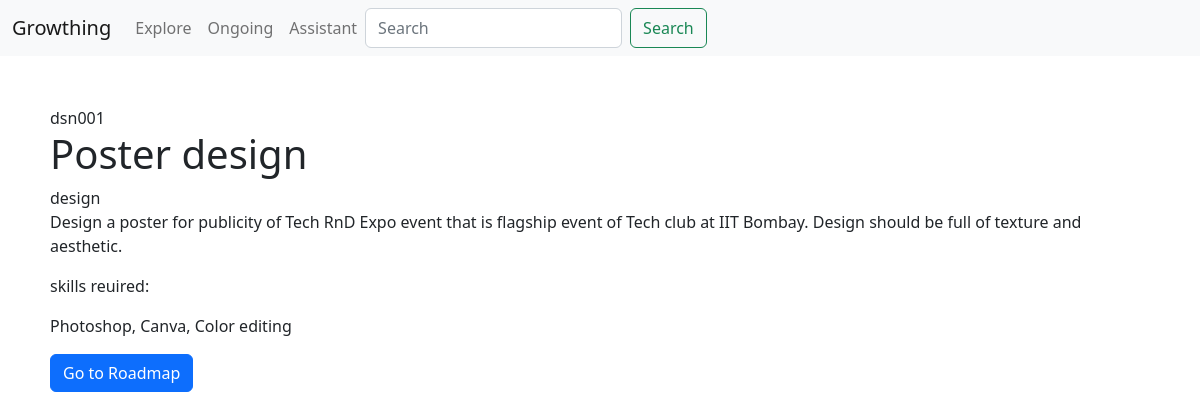
The app's page /project/dsn001/ with its own data.
### appname/models.py (models this page shows, shortened)
class Project(models.Model):
    title = models.CharField(max_length=100)
    description = models.TextField()
    skills = models.CharField(max_length=200)
    genre = models.CharField(max_length=20, choices=genre, default='misc')
    project_id = models.CharField(max_length=100)

### appname/views.py (the view)
# urls.py: path("project/<str:pk>/", views.project_content, name="project"),
def project_content(request,pk):
    project = Project.objects.get(project_id = pk)
    return render(request,'project.html', context={'project':project })

### templates/project.html (shortened to what this page needs)
<!DOCTYPE html>
<html>
<head>
  <link rel="stylesheet" type="text/css" href="styles.css">
  <link href="https://cdn.jsdelivr.net/npm/bootstrap@5.2.3/dist/css/bootstrap.min.css" rel="stylesheet">
</head>
<body>
  <div class="sticky-top">
    <nav class="navbar navbar-expand-lg bg-light">
      <div class="container-fluid">
        <a class="navbar-brand" href="/">Growthing</a>
        <div class="collapse navbar-collapse" id="navbarNav">
          <ul class="navbar-nav">
            <li class="nav-item">
              <a class="nav-link" href="/explore">Explore</a>
            </li>
            <li class="nav-item">
              <a class="nav-link" href="/ongoing">Ongoing</a>
            </li>
            <li class="nav-item">
              <a class="nav-link" href="/assistant">Assistant</a>
            </li>
            <form class="d-flex" role="search">
              <input class="form-control me-2" type="search" placeholder="Search" aria-label="Search">
              <button class="btn btn-outline-success" type="submit">Search</button>
            </form>
          </ul>
        </div>
      </div>
    </nav>
  </div>
  <main>
    <div class="project_page">
    {{project.project_id}}
    <h1>{{project.title}}</h1>
    {{project.genre}}
    <p>{{project.description}}</p>
    <div>
      <p>skills reuired:</p>
      <p>{{project.skills}}</p>
      <a href="{% url 'roadmap' pk=project.project_id %}" class="btn btn-primary">Go to Roadmap</a>
    </div>
</body>
</html>

### templates/project.html (style rules this page uses)
.project_page { padding: 50px; }

### records on screen
Project: project_id "dsn001", title "Poster design", genre "design", description "Design a poster for publicity of Tech RnD Expo event that is flagship event of Tech club at IIT Bombay. Design should be full of texture and aesthetic.", skills "Photoshop, Canva, Color editing"
